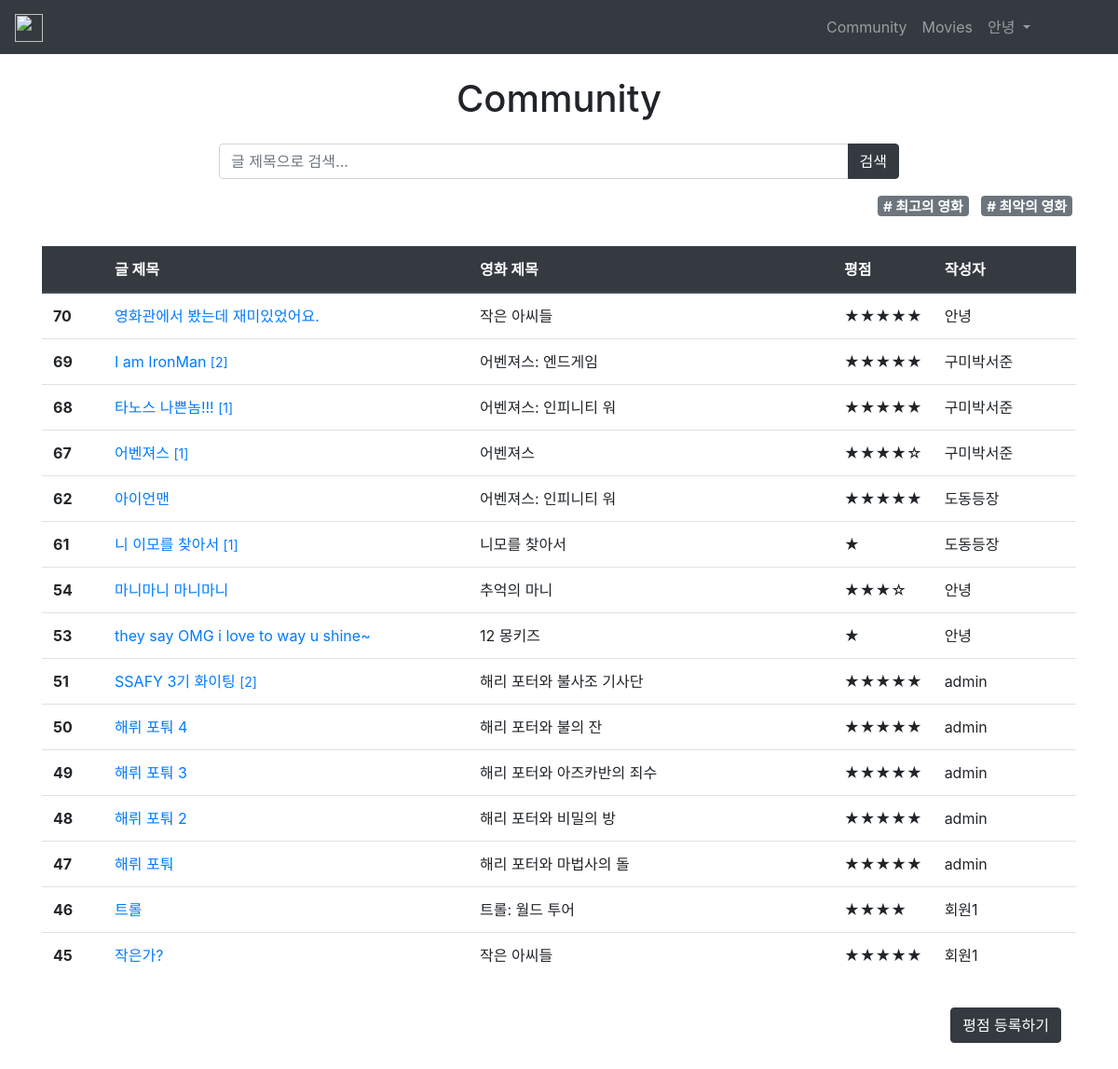
Screenshot of /articles/ (signed in) with the database file from the repository.
### articles/models.py (models this page shows)
class Article(models.Model):
  movie_title = models.ForeignKey(Movie, on_delete=models.CASCADE)
  rank = models.IntegerField(choices=list(zip(range(0, 11), range(0, 11))))
  title = models.CharField(max_length=100)
  content = models.TextField()
  created_at = models.DateTimeField(auto_now_add=True)
  updated_at = models.DateTimeField(auto_now=True)
  user = models.ForeignKey(settings.AUTH_USER_MODEL, on_delete=models.CASCADE)

### movies/models.py (models this page shows)
class Movie(models.Model):
    title = models.CharField(max_length=200)
    original_title = models.CharField(max_length=200)
    release_date = models.DateField()
    popularity = models.FloatField()
    vote_count = models.IntegerField()
    vote_average = models.FloatField()
    adult = models.BooleanField()
    overview = models.TextField()
    original_language = models.CharField(max_length=20)
    poster_path = models.CharField(max_length=500)
    backdrop_path = models.CharField(max_length=500)
    genres = models.ManyToManyField(Genre)
    def __str__ (self):
      return self.title

### articles/views.py (the view)
# urls.py: path('', views.index, name='index'),
def index(request):
  articles = Article.objects.order_by('-pk')
  check_now = timezone.now()      # 현재 시간 기준으로 6시간 이내에 작성한 글에는 new를 띄우기 위한 timedelta값
  check_delta = timezone.now() - timedelta(hours=6)   # 이 값을 index.html로 넘겨 html단에서 처리한다.
  paginator = Paginator(articles, 15) # 숫자만 변경하면 한 페이지에 들어갈 글 수를 변경할 수 있음
  page_number = request.GET.get('page')
  page_obj = paginator.get_page(page_number)
  context = {
    'articles': articles,
    'page_obj': page_obj,
    'check_delta' : check_delta,
    'check_now' : check_now,
  }
  return render(request, 'articles/index.html', context)

### articles/templates/articles/index.html (shortened to what this page needs)
{% extends 'base.html' %}
{% load bootstrap_pagination %}
{% block content %}
<br>
<h1 class="text-center">
  {% if request.resolver_match.url_name == 'movie_articles' %}
  Community
  <small class="d-block text-center p-1">영화 : {{ movie.title }}</small>
  {% elif request.resolver_match.url_name == 'search' %}
  Community
  <small class="d-block text-center p-1">검색어 : {{ kwd }}</small>
  {% else %}
  Community
  {% endif %}
</h1>
{% if request.resolver_match.url_name == 'index' %}
<div class="row">
  <div class="col-2"></div>
  <div class="my-3 input-group col-8 text-center">
    <input type="text" class="form-control mx-auto my-0" id="search" placeholder="글 제목으로 검색..." style="width: 80%">
    <div class="input-group-append">
      <button type="button" class="btn btn-dark" id="search_btn">검색</button>
    </div>
  </div>
  <div class="col-2"></div>
</div>
{% endif %}
{% if request.resolver_match.url_name == 'index' %}
<div class="text-right my-0">
  <h5><a href="{% url 'articles:best' %}" class="badge badge-secondary mx-1"># 최고의 영화</a>
    <a href="{% url 'articles:worst' %}" class="badge badge-secondary mx-1"># 최악의 영화</a></h5>
</div>
{% endif %}
<br>
<table class="table table-hover">
  <thead class="thead-dark">
    <tr>
      <th style="width: 6%"></th>
      <th style="width: 36%">글 제목</th>
      <th style="width: 36%">영화 제목</th>
      <th style="width: 8%">평점</th>
      <th style="width: 14%">작성자</th>
    </tr>
  </thead>
  <tbody>
    {% for article in page_obj %}
    <tr>
      <th scope="row">{{ article.pk }}</th>
      <td>
        {% if request.resolver_match.url_name == 'index' %}
          {% if check_delta < article.created_at and article.comment_set.exists %}
          <a href="{% url 'articles:detail' article.pk %}">{{ article.title }} <small>[{{ article.comment_set.count }}]</a> <span class="badge badge-secondary">New</span></small>
          {% elif check_delta < article.created_at %}
          <a href="{% url 'articles:detail' article.pk %}">{{ article.title }}</a> <small><span class="badge badge-secondary">New</span></small>
          {% elif article.comment_set.exists %}
          <a href="{% url 'articles:detail' article.pk %}">{{ article.title }} <small>[{{ article.comment_set.count }}] </a>
          {% else %}
          <a href="{% url 'articles:detail' article.pk %}">{{ article.title }}</a>
          {% endif %}
        {% endif %}
      </td>
      <td> {{ article.movie_title }}</td>
      <td>
        {% if article.rank == 1 %}
        ☆
        {% elif article.rank == 2 %}
        ★
        {% elif article.rank == 3 %}
        ★☆
        {% elif article.rank == 4 %}
        ★★
        {% elif article.rank == 5 %}
        ★★☆
        {% elif article.rank == 6 %}
        ★★★
        {% elif article.rank == 7 %}
        ★★★☆
        {% elif article.rank == 8 %}
        ★★★★
        {% elif article.rank == 9 %}
        ★★★★☆
        {% elif article.rank == 10 %}
        ★★★★★
        {% else %}
        -
        {% endif %}
      </td>
      <td>{{ article.user.username }}</td>
    </tr>
    {% endfor %}
  </tbody>
</table>
<div class="text-right p-3">
  {% if request.resolver_match.url_name == 'index' %}
  <a href="{% url 'articles:create' %}" class="btn btn-dark">평점 등록하기</a>
  {% elif request.resolver_match.url_name == 'search' or request.resolver_match.url_name == 'best' or request.resolver_match.url_name == 'worst' %}
  <a href="{% url 'articles:index' %}" class="btn btn-dark">뒤로가기</a>
  <a href="{% url 'articles:create' %}" class="btn btn-dark">평점 등록하기</a>
  {% else %}
  <a href="{% url 'movies:index' %}" class="btn btn-dark">뒤로가기</a>
  <a href="{% url 'movies:movie_articles_create' movie.pk %}" class="btn btn-dark">평점 등록하기</a>
  {% endif %}
</div>
{% endblock %}

### templates/base.html (shortened to what this page needs)
<!DOCTYPE html>
{% load bootstrap4 %}
<html lang="ko">
<head>
  {% bootstrap_css %}
</head>
<body>
  <nav class="navbar navbar-expand-lg sticky-top navbar-dark bg-dark">
    <a class="navbar-brand" href="{% url 'main:index' %}">
      <img src="https://image.flaticon.com/icons/svg/3068/3068885.svg" width="30" height="30" alt="" loading="lazy">
    </a>
    <div class="collapse navbar-collapse" style="padding-right:70px;" id="navbarNav">
      <ul class="navbar-nav ml-auto">
        {% if user.is_authenticated %}
        <li class="nav-item">
          <a class="nav-link" href="{% url 'articles:index' %}">Community</a>
        </li>
        <li class="nav-item">
          <a class="nav-link" href="{% url 'movies:index' %}">Movies</a>
        </li>
        <li class="nav-item dropdown">
          <a class="nav-link dropdown-toggle" href="#" id="navbarDropdown" role="button" data-toggle="dropdown" aria-haspopup="true" aria-expanded="false">
            {{ user.username }}
          </a>
        </li>
        {% endif %}
      </ul>
    </div>
  </nav>
  <div class="container">
    {% block content %}
    {% endblock %}
  </div>
</body>
</html>

### rows the page displays
Article: pk "70", title "영화관에서 봤는데 재미있었어요.", movie_title "작은 아씨들", user.username "안녕"
Article: pk "69", title "I am IronMan", comment_set.count "2", movie_title "어벤져스: 엔드게임", user.username "구미박서준"
Article: pk "68", title "타노스 나쁜놈!!!", comment_set.count "1", movie_title "어벤져스: 인피니티 워", user.username "구미박서준"
Article: pk "67", title "어벤져스", comment_set.count "1", movie_title "어벤져스", user.username "구미박서준"
Article: pk "62", title "아이언맨", movie_title "어벤져스: 인피니티 워", user.username "도동등장"
Article: pk "61", title "니 이모를 찾아서", comment_set.count "1", movie_title "니모를 찾아서", user.username "도동등장"
Article: pk "54", title "마니마니 마니마니", movie_title "추억의 마니", user.username "안녕"
Article: pk "53", title "they say OMG i love to way u shine~", movie_title "12 몽키즈", user.username "안녕"
Article: pk "51", title "SSAFY 3기 화이팅", comment_set.count "2", movie_title "해리 포터와 불사조 기사단", user.username "admin"
Article: pk "50", title "해뤼 포퉈 4", movie_title "해리 포터와 불의 잔", user.username "admin"
Article: pk "49", title "해뤼 포퉈 3", movie_title "해리 포터와 아즈카반의 죄수", user.username "admin"
Article: pk "48", title "해뤼 포퉈 2", movie_title "해리 포터와 비밀의 방", user.username "admin"
Article: pk "47", title "해뤼 포퉈", movie_title "해리 포터와 마법사의 돌", user.username "admin"
Article: pk "46", title "트롤", movie_title "트롤: 월드 투어", user.username "회원1"
Article: pk "45", title "작은가?", movie_title "작은 아씨들", user.username "회원1"

### other values shown
{{ user.username }} "안녕"
